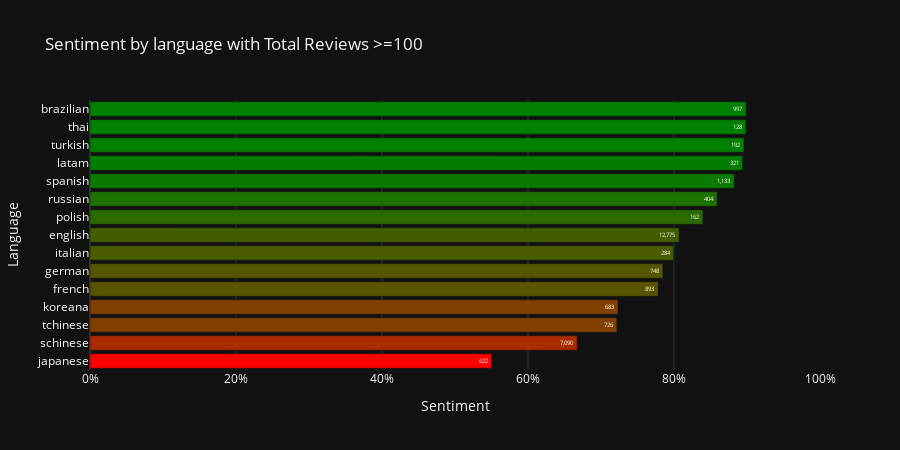

Write notebook code for a chart like this one.
### Code cell
# Create bar chart
bars = px.bar(
    language_data,
    x="positivity",
    y="language",
    orientation="h",
    text="total_reviews",
    labels={"positivity": "Sentiment", "language": "Language", "total_reviews": "Reviews"},
    color="positivity",
    color_continuous_scale=[(0, "red"), (1, "green")],
    range_x=[0, 1],
    title="Sentiment by language with Total Reviews >=100",
)

bars.update_traces(texttemplate="%{text:,}", textposition="inside")
bars.update_layout(
    height=max(400, 30 * len(language_data)),
    coloraxis_showscale=False,
)

bars.update_xaxes(tickformat=".0%")
bars.show()

### Figure 1 — Plotly figure (JSON) as saved in the notebook; plotly's stock layout.template omitted (floating-point values rounded to 4 significant figures)
{"data": [{"hovertemplate": "Sentiment=%{marker.color}<br>Language=%{y}<br>Reviews=%{text}<extra></extra>", "legendgroup": "", "marker": {"color": [0.5498, 0.6673, 0.7218, 0.7233, 0.7783, 0.7848, 0.7993, 0.807, 0.8395, 0.8589, 0.8826, 0.8941, 0.8958, 0.8984, 0.8987], "coloraxis": "coloraxis", "pattern": {"shape": ""}}, "name": "", "orientation": "h", "showlegend": false, "text": [622.0, 7090.0, 726.0, 683.0, 893.0, 748.0, 284.0, 12780.0, 162.0, 404.0, 1133.0, 321.0, 192.0, 128.0, 997.0], "textposition": "inside", "x": [0.5498, 0.6673, 0.7218, 0.7233, 0.7783, 0.7848, 0.7993, 0.807, 0.8395, 0.8589, 0.8826, 0.8941, 0.8958, 0.8984, 0.8987], "xaxis": "x", "y": ["japanese", "schinese", "tchinese", "koreana", "french", "german", "italian", "english", "polish", "russian", "spanish", "latam", "turkish", "thai", "brazilian"], "yaxis": "y", "type": "bar", "texttemplate": "%{text:,}"}], "layout": {"xaxis": {"anchor": "y", "domain": [0.0, 1.0], "title": {"text": "Sentiment"}, "range": [0, 1], "tickformat": ".0%"}, "yaxis": {"anchor": "x", "domain": [0.0, 1.0], "title": {"text": "Language"}}, "coloraxis": {"colorbar": {"title": {"text": "Sentiment"}}, "colorscale": [[0, "red"], [1, "green"]], "showscale": false}, "legend": {"tracegroupgap": 0}, "title": {"text": "Sentiment by language with Total Reviews >=100"}, "barmode": "relative", "height": 450}}
